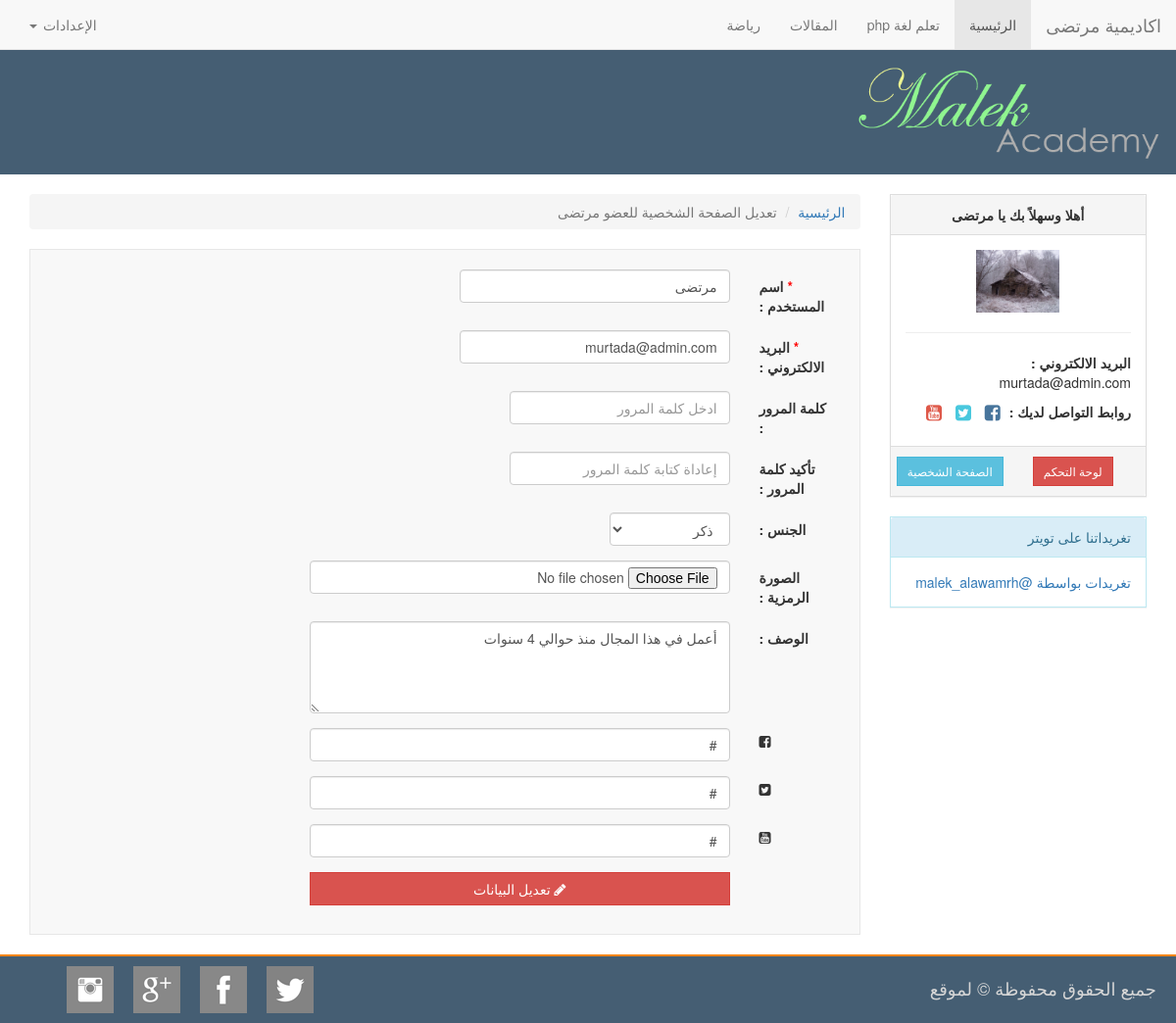
Page /edite-profile.php?user=1 (signed in) on the committed database.
### tables this page shows
CREATE TABLE `setting` (
  `setting_id` int(11) NOT NULL,
  `site_name` text NOT NULL,
  `logo` text NOT NULL,
  `slide` text NOT NULL,
  `slide_value` int(11) NOT NULL,
  `section_a` text NOT NULL,
  `section_a_value` int(11) NOT NULL,
  `section_b` text NOT NULL,
  `section_b_value` int(11) NOT NULL,
  `tab_a` text NOT NULL,
  `tab_a_value` int(11) NOT NULL,
  `tab_b` text NOT NULL,
  `tab_b_value` int(11) NOT NULL,
  `tab_c` text NOT NULL,
  `tab_c_value` int(11) NOT NULL,
  `facebook` text NOT NULL,
  `twitter` text NOT NULL,
  `google` text NOT NULL,
  `instegram` text NOT NULL
);

CREATE TABLE `category` (
  `cate_id` int(11) NOT NULL,
  `category` text NOT NULL
);

CREATE TABLE `users` (
  `user_id` int(11) NOT NULL,
  `username` text NOT NULL,
  `email` text NOT NULL,
  `password` text NOT NULL,
  `gender` text NOT NULL,
  `avatar` text NOT NULL,
  `about_user` text NOT NULL,
  `facebook` text NOT NULL,
  `twitter` text NOT NULL,
  `youtube` text NOT NULL,
  `reg_date` text NOT NULL,
  `role` text NOT NULL
);

### edite-profile.php (the view, shortened to what this page needs)
<?php
	include_once("include/header.php");
	include_once("include/sidebar.php");
	$id = (int)$_GET['user'];
	$user_info = mysqli_query($conn, "SELECT * FROM `users` WHERE `user_id` = '$id'");
	$user = mysqli_fetch_assoc($user_info);
?>
<article class="col-md-9 col-lg-9">
<ol class="breadcrumb">
  <li><a href="index.php">الرئيسية</a></li>
  <li class="active">تعديل الصفحة الشخصية للعضو <?php echo ucwords($user['username']); ?></li>
</ol>
	<div class="col-lg-12 art_bg">
			<form action="include/update-user.php" id="update-user" method="post" class="form-horizontal col-md-9" enctype="multipart/form-data" style="margin-top: 20px;">
			  <div class="form-group">
				<label for="username" class="col-sm-2 control-label"><span style="color: red;">*</span> اسم المستخدم : </label>
				<div class="col-sm-6">
				  <input type="text" class="form-control" name="username" value="<?php echo $user['username']; ?>" id="username" placeholder="ادخل اسم المستخدم">
				</div>
			  </div>
			  <div class="form-group">
				<label for="email" class="col-sm-2 control-label"><span style="color: red;">*</span> البريد الالكتروني : </label>
				<div class="col-sm-6">
				  <input type="text" class="form-control" name="email" id="email" value="<?php echo $user['email']; ?>" placeholder="ادخل البريد الالكتروني">
				</div>
			  </div>
			  <div class="form-group">
				<label for="password" class="col-sm-2 control-label"> كلمة المرور : </label>
				<div class="col-sm-5">
				  <input type="password" class="form-control" name="password" id="password" placeholder="ادخل كلمة المرور">
				</div>
			  </div>
			  <div class="form-group">
				<label for="con-password" class="col-sm-2 control-label"> تأكيد كلمة المرور :</label>
				<div class="col-sm-5">
				  <input type="password" class="form-control" name="con_password" id="con-password" placeholder="إعاداة كتابة كلمة المرور">
				</div>
			  </div>
			  <div class="form-group">
				<label for="gender" class="col-sm-2 control-label">الجنس : </label>
				<div class="col-sm-3">
				  <select name="gender" class="form-control" id="gender">
					<option value="male" <?php echo ($user['gender'] == 'male' ? 'selected' : '');?>>ذكر</option>
				  </select>
				</div>
			  </div>
			  <div class="form-group">
				<label for="avatar" class="col-sm-2 control-label">الصورة الرمزية : </label>
				<div class="col-sm-9">
				  <input type="file" name="image" class="form-control" id="avatar">
				</div>
			  </div>
			  <div class="form-group">
				<label for="about-you" class="col-sm-2 control-label">الوصف :</label>
				<div class="col-sm-9">
				  <textarea class="form-control" name="about" id="about-you" rows="4"><?php echo strip_tags($user['about_user']); ?></textarea>
				</div>
			  </div>
			<div class="form-group">
				<label for="facebook" class="col-sm-2 control-label"><i class="fa fa-facebook-square"></i> </label>
				<div class="col-sm-9">
				  <input type="text" class="form-control" name="facebook" value="<?php echo $user['facebook']; ?>" id="facebook" placeholder="ادخل رابط صفحتك على الفيس بوك">
				</div>
			  </div>
			  <div class="form-group">
				<label for="twitter" class="col-sm-2 control-label"><i class="fa fa-twitter-square"></i></label>
				<div class="col-sm-9">
				  <input type="text" class="form-control" name="twitter" value="<?php echo $user['twitter']; ?>" id="twitter" placeholder="ادخل رابط صفحتك على تويتر">
				</div>
			  </div>
			  <div class="form-group">
				<label for="youtube" class="col-sm-2 control-label"><i class="fa fa-youtube-square"></i> </label>
				<div class="col-sm-9">
				  <input type="text" class="form-control" name="youtube" value="<?php echo $user['youtube']; ?>" id="youtube" placeholder="ادخل رابط قناتك على اليوتيوب">
				</div>
			  </div>
			  <div class="form-group">
				<div class="col-sm-offset-2 col-sm-9">
				  <button type="submit" name="submit" class="btn btn-danger btn-block"><i class="fa fa-pencil"></i>  تعديل البيانات</button>
				</div>
			  </div>
			</form>
	</div>
<?php
	include_once("include/footer.php");
?>

### include/header.php (shortened to what this page needs)
<?php
	include_once("include/config.php");
	include_once("include/function.php");
	$sel_setting = mysqli_query($conn , "SELECT * FROM `setting`");
	$setting = mysqli_fetch_assoc($sel_setting);
?>
<!DOCTYPE html>
<html lang="en">
  <head>
    <link href="css/bootstrap.min.css" rel="stylesheet">
    <link href="css/bootstrap-rtl.min.css" rel="stylesheet">
    <link href="css/font-awesome.min.css" rel="stylesheet">
    <link href="css/style.css" rel="stylesheet">
  </head>
  <body>
<nav class="navbar navbar-default navbar-static-top">
  <div class="container-fluid">
    <div class="navbar-header">
      <a class="navbar-brand" href="index.php"><?php echo $setting['site_name'];?></a>
    </div>
    <div class="collapse navbar-collapse" id="bs-example-navbar-collapse-1">
      <ul class="nav navbar-nav">
        <li class="active"><a href="#">الرئيسية <span class="sr-only">(current)</span></a></li>
		<?php
			$sql = mysqli_query($conn, "SELECT * FROM `category`");
			while($cate = mysqli_fetch_assoc($sql)){
				echo '<li><a href="category.php?cate='.$cate['category'].'">'.$cate['category'].'</a></li>';
			}
		?>
      </ul>
	  <?php
	  if(isset($_SESSION['id'])){
	?>
      <ul class="nav navbar-nav navbar-left">
        <li class="dropdown">
          <a href="#" class="dropdown-toggle" data-toggle="dropdown" role="button" aria-haspopup="true" aria-expanded="false">الإعدادات <span class="caret"></span></a>
        </li>
      </ul>
	<?php
	 }else{
		?>
		<ul class="nav navbar-nav navbar-left">
			<li><a href="#">التسجيل</a></li>
		</ul>
	<?php
	 }
	 ?>
    </div>
  </div>
</nav>
<section id="logo">
	<img src="<?php echo $setting['logo'];?>" width="320px" />
</section>
<section class="container-fluid" style="margin-top: 20px;">

### css/style.css (style rules this page uses)
.navbar { margin-bottom: 0px; }
#logo { background: #455E73; padding: 10px; }
.art_bg { background: #F8F8F8; border: solid 1px #E7E7E7; }
.btn { border-radius: 0px; }

### rows in the picture
setting: site_name "اكاديمية مرتضى", logo (picture)
category: category "تعلم لغة php"
category: category "المقالات"
category: category "رياضة"
users: username "مرتضى", email "murtada@admin.com", gender "ذكر", about "أعمل في هذا المجال منذ حوالي 4 سنوات", facebook "#", twitter "#", youtube "#"

### other values in the picture
$_SESSION['user'] "مرتضى"
$_SESSION['email'] "murtada@admin.com"
